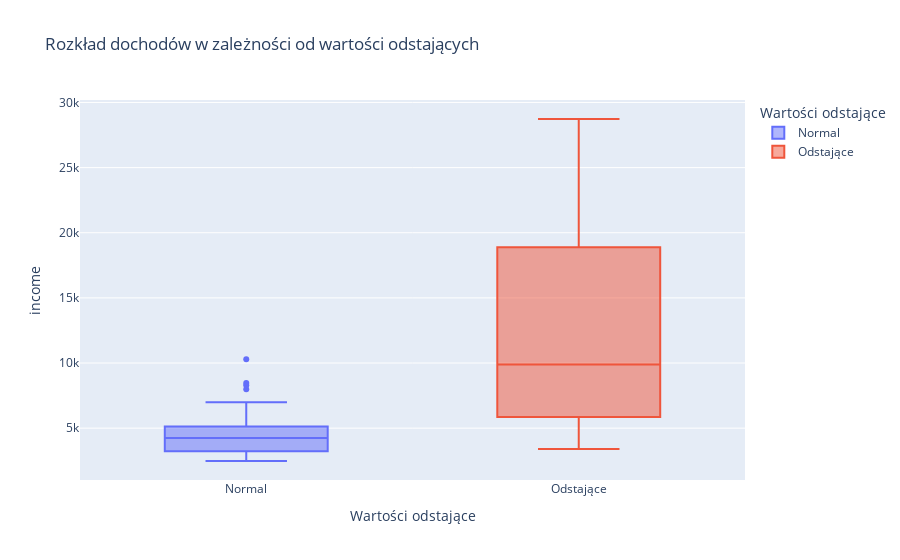

Write notebook code for a chart like this one.
### Code cell
fig_box = px.box(df, x='Wartości odstające', y='income', color='Wartości odstające',
                 title='Rozkład dochodów w zależności od wartości odstających')
fig_box.show()

### Figure 1 — Plotly figure (JSON) as saved in the notebook; plotly's stock layout.template omitted (floating-point values rounded to 4 significant figures)
{"data": [{"alignmentgroup": "True", "hovertemplate": "Wartości odstające=%{x}<br>income=%{y}<extra></extra>", "legendgroup": "Normal", "marker": {"color": "#636efa"}, "name": "Normal", "notched": false, "offsetgroup": "Normal", "orientation": "v", "showlegend": true, "type": "box", "x": ["Normal", "Normal", "Normal", "Normal", "Normal", "Normal", "Normal", "Normal", "Normal", "Normal", "Normal", "Normal", "Normal", "Normal", "Normal", "Normal", "Normal", "Normal", "Normal", "Normal", "Normal", "Normal", "Normal", "Normal", "Normal", "Normal", "Normal", "Normal", "Normal", "Normal", "Normal", "Normal", "Normal", "Normal", "Normal", "Normal", "Normal", "Normal", "Normal", "Normal", "Normal", "Normal", "Normal", "Normal", "Normal", "Normal", "Normal", "Normal", "Normal", "Normal", "Normal", "Normal", "Normal", "Normal", "Normal", "Normal", "Normal", "Normal", "Normal", "Normal", "Normal", "Normal", "Normal", "Normal", "Normal", "Normal", "Normal", "Normal", "Normal", "Normal", "Normal", "Normal", "Normal", "Normal", "Normal", "Normal", "Normal", "Normal", "Normal", "Normal", "Normal", "Normal", "Normal", "Normal", "Normal", "Normal", "Normal", "Normal", "Normal", "Normal", "Normal", "Normal", "Normal", "Normal", "Normal"], "x0": " ", "xaxis": "x", "y": [4245.0, 2499.0, 4227.0, 2717.0, 2644.0, 5454.0, 5304.0, 4533.0, 5231.0, 2833.0, 3980.0, 5747.0, 3455.0, 3325.0, 4257.0, 4669.0, 5105.0, 3758.0, 2620.0, 4072.0, 4998.0, 3171.0, 2704.0, 5198.0, 4055.0, 5152.0, 3381.0, 6780.0, 5131.0, 4470.0, 3273.0, 2686.0, 4588.0, 3732.0, 4683.0, 5062.0, 5397.0, 5384.0, 2989.0, 4332.0, 2795.0, 3733.0, 4596.0, 10290.0, 3078.0, 5462.0, 3795.0, 3127.0, 3664.0, 8303.0, 3914.0, 5556.0, 3206.0, 3858.0, 6124.0, 6068.0, 2480.0, 4653.0, 3728.0, 4593.0, 5250.0, 4292.0, 5129.0, 8461.0, 4203.0, 2774.0, 5427.0, 2792.0, 4180.0, 4189.0, 4248.0, 4325.0, 2633.0, 2621.0, 4963.0, 6822.0, 3110.0, 4420.0, 2724.0, 7994.0, 6917.0, 3830.0, 3156.0, 5296.0, 4765.0, 3386.0, 4929.0, 2632.0, 5078.0, 6992.0, 3406.0, 2943.0, 3192.0, 4381.0, 3513.0], "y0": " ", "yaxis": "y"}, {"alignmentgroup": "True", "hovertemplate": "Wartości odstające=%{x}<br>income=%{y}<extra></extra>", "legendgroup": "Odstające", "marker": {"color": "#EF553B"}, "name": "Odstające", "notched": false, "offsetgroup": "Odstające", "orientation": "v", "showlegend": true, "type": "box", "x": ["Odstające", "Odstające", "Odstające", "Odstające", "Odstające"], "x0": " ", "xaxis": "x", "y": [28730.0, 15600.0, 6679.0, 3402.0, 9894.0], "y0": " ", "yaxis": "y"}], "layout": {"boxmode": "overlay", "legend": {"title": {"text": "Wartości odstające"}, "tracegroupgap": 0}, "title": {"text": "Rozkład dochodów w zależności od wartości odstających"}, "xaxis": {"anchor": "y", "categoryarray": ["Normal", "Odstające"], "categoryorder": "array", "domain": [0, 1], "title": {"text": "Wartości odstające"}}, "yaxis": {"anchor": "x", "domain": [0, 1], "title": {"text": "income"}}}}
